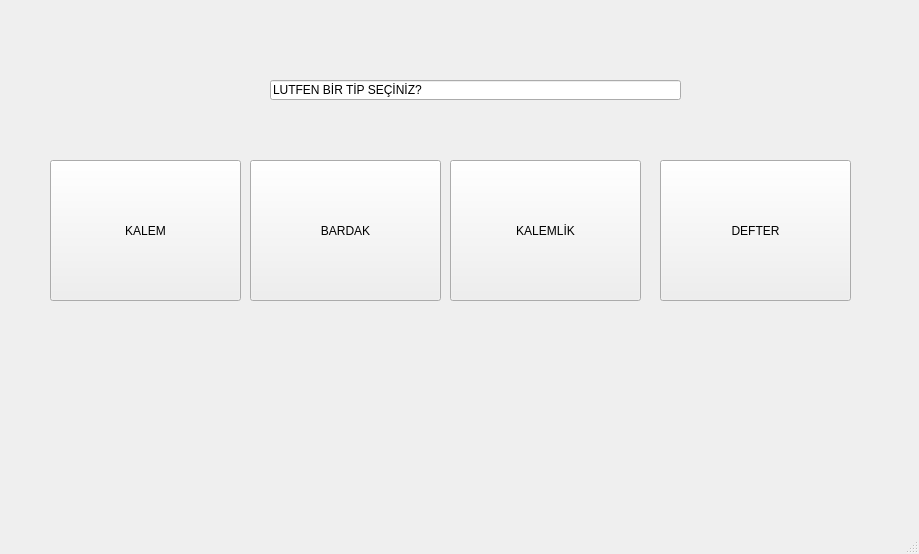
<?xml version="1.0" encoding="UTF-8"?>
<ui version="4.0">
 <class>MainWindow</class>
 <widget class="QMainWindow" name="MainWindow">
  <property name="geometry">
   <rect>
    <x>0</x>
    <y>0</y>
    <width>919</width>
    <height>554</height>
   </rect>
  </property>
  <property name="windowTitle">
   <string>MainWindow</string>
  </property>
  <widget class="QWidget" name="centralwidget">
   <widget class="QPushButton" name="pushButton">
    <property name="geometry">
     <rect>
      <x>50</x>
      <y>160</y>
      <width>191</width>
      <height>141</height>
     </rect>
    </property>
    <property name="text">
     <string>KALEM</string>
    </property>
   </widget>
   <widget class="QPushButton" name="pushButton_2">
    <property name="geometry">
     <rect>
      <x>250</x>
      <y>160</y>
      <width>191</width>
      <height>141</height>
     </rect>
    </property>
    <property name="text">
     <string>BARDAK</string>
    </property>
   </widget>
   <widget class="QPushButton" name="pushButton_3">
    <property name="geometry">
     <rect>
      <x>450</x>
      <y>160</y>
      <width>191</width>
      <height>141</height>
     </rect>
    </property>
    <property name="text">
     <string>KALEMLİK</string>
    </property>
   </widget>
   <widget class="QPushButton" name="pushButton_4">
    <property name="geometry">
     <rect>
      <x>660</x>
      <y>160</y>
      <width>191</width>
      <height>141</height>
     </rect>
    </property>
    <property name="text">
     <string>DEFTER</string>
    </property>
   </widget>
   <widget class="QLineEdit" name="lineEdit">
    <property name="geometry">
     <rect>
      <x>270</x>
      <y>80</y>
      <width>411</width>
      <height>20</height>
     </rect>
    </property>
    <property name="text">
     <string>LUTFEN BİR TİP SEÇİNİZ?</string>
    </property>
   </widget>
  </widget>
  <widget class="QMenuBar" name="menubar">
   <property name="geometry">
    <rect>
     <x>0</x>
     <y>0</y>
     <width>919</width>
     <height>21</height>
    </rect>
   </property>
  </widget>
  <widget class="QStatusBar" name="statusbar"/>
 </widget>
 <resources/>
 <connections/>
</ui>
